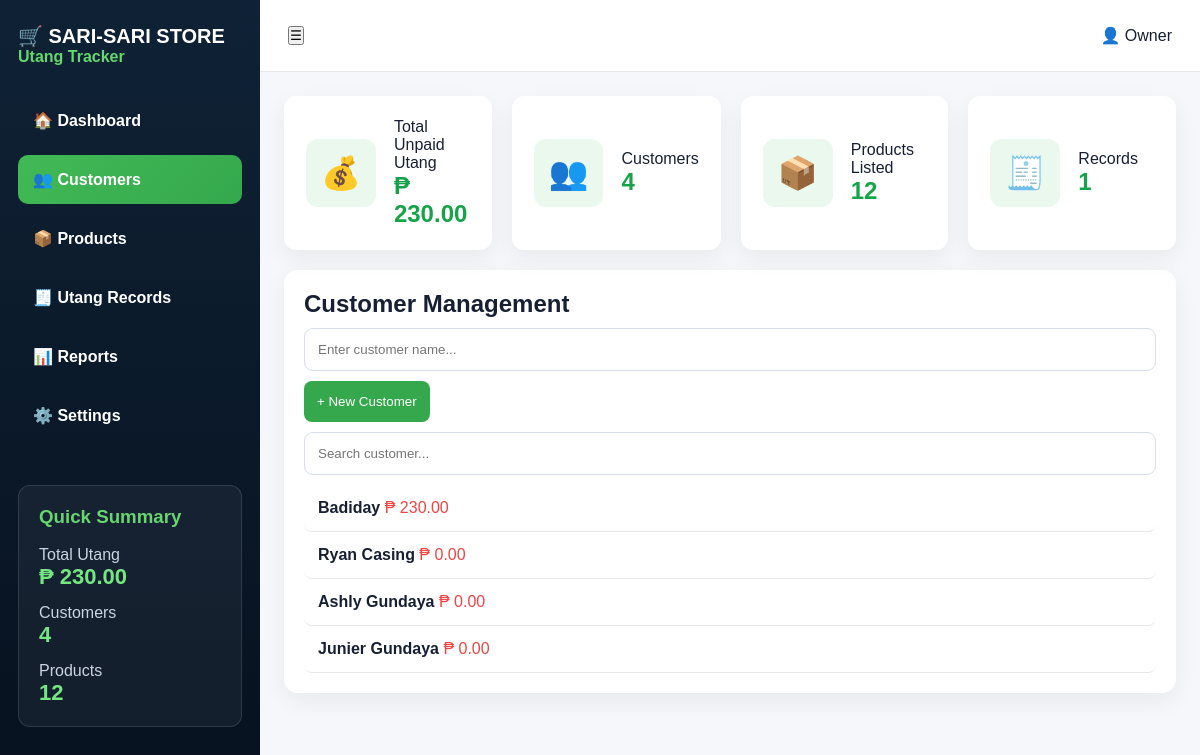
Page /customers on the committed database.
### tables this page shows
CREATE TABLE customers (
        id INTEGER PRIMARY KEY AUTOINCREMENT,
        name TEXT NOT NULL
    );

### app.py (the view)
@app.route("/customers")
def customers_page():
    return render_template("index.html", **get_common_data("customers"))

### app.py (called while the page is built)
def get_db():
    return sqlite3.connect("database.db")

def get_customers(cursor):
    cursor.execute("""
        SELECT customers.id, customers.name,
        COALESCE(SUM(
            CASE WHEN utang.status='UNPAID' THEN utang.total ELSE 0 END
        ), 0)
        FROM customers
        LEFT JOIN utang ON customers.id = utang.customer_id
        GROUP BY customers.id, customers.name
        ORDER BY customers.id DESC
    """)
    return cursor.fetchall()

### templates/index.html (shortened to what this page needs)
<!DOCTYPE html>
<html lang="en">
<head>
  <link rel="stylesheet" href="{{ url_for('static', filename='style.css') }}">
</head>
<body>
<div class="app">
  <aside class="sidebar">
    <h2>🛒 SARI-SARI STORE</h2>
    <p>Utang Tracker</p>
    <nav>
      <a href="/" class="{% if page == 'dashboard' %}active{% endif %}">🏠 Dashboard</a>
      <a href="/customers" class="{% if page == 'customers' %}active{% endif %}">👥 Customers</a>
      <a href="/products" class="{% if page == 'products' %}active{% endif %}">📦 Products</a>
      <a href="/records" class="{% if page == 'records' %}active{% endif %}">🧾 Utang Records</a>
      <a href="/reports" class="{% if page == 'reports' %}active{% endif %}">📊 Reports</a>
      <a href="/settings" class="{% if page == 'settings' %}active{% endif %}">⚙️ Settings</a>
    </nav>
    <div class="summary">
      <h3>Quick Summary</h3>
      <p>Total Utang</p>
      <strong>₱ {{ "%.2f"|format(total_utang) }}</strong>
      <p>Customers</p>
      <strong>{{ customers|length }}</strong>
      <p>Products</p>
      <strong>{{ products|length }}</strong>
    </div>
  </aside>
  <main class="main">
    <header class="topbar">
      <button>☰</button>
      <div>👤 Owner</div>
    </header>
    <section class="cards">
      <div class="stat">
        <span>💰</span>
        <div>
          <p>Total Unpaid Utang</p>
          <h2>₱ {{ "%.2f"|format(total_utang) }}</h2>
        </div>
      </div>
      <div class="stat">
        <span>👥</span>
        <div>
          <p>Customers</p>
          <h2>{{ customers|length }}</h2>
        </div>
      </div>
      <div class="stat">
        <span>📦</span>
        <div>
          <p>Products Listed</p>
          <h2>{{ products|length }}</h2>
        </div>
      </div>
      <div class="stat">
        <span>🧾</span>
        <div>
          <p>Records</p>
          <h2>{{ all_records|length }}</h2>
        </div>
      </div>
    </section>
    {% if page == "customers" %}
    <section class="details">
      <h2>Customer Management</h2>
      <form action="/add-customer" method="POST">
        <input type="text" name="name" placeholder="Enter customer name..." required>
        <button class="green-btn" type="submit">+ New Customer</button>
      </form>
      <input type="text" id="customerSearch" placeholder="Search customer...">
      {% for customer in customers %}
        <a href="/customer/{{ customer[0] }}" class="customer customer-item">
          <strong>{{ customer[1] }}</strong>
          <span>₱ {{ "%.2f"|format(customer[2]) }}</span>
        </a>
      {% endfor %}
    </section>
    {% endif %}
  </main>
</div>
</body>
</html>

### static/style.css (style rules this page uses)
* { margin: 0; padding: 0; box-sizing: border-box; font-family: Arial, sans-serif; }
body { background: #f5f7fb; color: #172033; }
.app { display: grid; grid-template-columns: 260px 1fr; min-height: 100vh; }
.sidebar { background: linear-gradient(180deg, #0f2235, #07111f); color: white; padding: 24px 18px; }
.sidebar h2 { font-size: 20px; }
.sidebar > p { color: #67d66f; margin-bottom: 30px; font-weight: bold; }
.sidebar nav { display: grid; gap: 10px; }
.sidebar nav a { padding: 15px; border-radius: 10px; color: #dce7f3; font-weight: bold; }
.sidebar nav a.active, .sidebar nav a:hover { background: linear-gradient(135deg, #42b956, #35a84d); color: white; }
.summary { margin-top: 45px; padding: 20px; border: 1px solid rgba(255,255,255,0.12); border-radius: 12px; background: rgba(255,255,255,0.05); }
.summary h3 { color: #67d66f; margin-bottom: 18px; }
.summary p { color: #cbd5e1; margin-top: 14px; }
.summary strong { color: #75e681; font-size: 22px; }
.main { padding: 0 24px 24px; }
.topbar { height: 72px; background: white; margin: 0 -24px 24px; padding: 0 28px; display: flex; align-items: center; justify-content: space-between; border-bottom: 1px solid #e5e7eb; }
.cards { display: grid; grid-template-columns: repeat(4, 1fr); gap: 20px; margin-bottom: 20px; }
.stat { background: white; padding: 22px; border-radius: 12px; display: flex; gap: 18px; align-items: center; box-shadow: 0 8px 25px rgba(0,0,0,0.06); }
.stat span { font-size: 32px; background: #eaf8ed; padding: 15px; border-radius: 12px; }
.stat h2 { color: #16a34a; }
.customer-panel, .details, .form-card, .products { background: white; border-radius: 14px; padding: 20px; box-shadow: 0 8px 25px rgba(0,0,0,0.06); }
input, select { width: 100%; padding: 13px; border: 1px solid #d6dde8; border-radius: 9px; margin: 10px 0; }
.green-btn { background: #35a84d; color: white; border: none; padding: 13px; border-radius: 8px; cursor: pointer; }
.customer { display: block; text-decoration: none; color: inherit; padding: 14px; border-bottom: 1px solid #e5e7eb; border-radius: 8px; }
.customer span { color: #ef4444; }
.sidebar nav a { text-decoration: none; color: white; }

### rows in the picture
customers: name "Badiday", customer "230.00"
customers: name "Ryan Casing", customer "0.00"
customers: name "Ashly Gundaya", customer "0.00"
customers: name "Junier Gundaya", customer "0.00"

### other values in the picture
{{ "%.2f"|format(total_utang) }} "230.00"
{{ customers|length }} "4"
{{ products|length }} "12"
{{ all_records|length }} "1"
